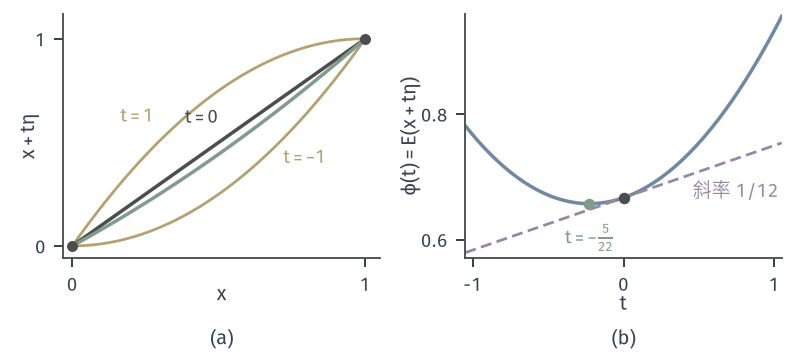

Recreate this plot in Python.
from pathlib import Path
import sys
HERE = Path(__file__).resolve().parent
sys.path.insert(0, str(HERE.parent/'func-common'))
from func_fig import *
# E(u)=int (u'^2+u^2)/2，u=x，eta=x(1-x)：phi(t)=2/3+t/12+11 t^2/60。
fig, axes = figure(width_mm=112, height_mm=50, ncols=2)
panel(fig, left=.08, wspace=.27, bottom=.27)
eta = X*(1-X)
ax = axes[0]
for t in (-1, 1):
    ax.plot(X, X+t*eta, color=YELLOW, lw=1.1)
ax.plot(X, X, color=STROKE, lw=1.4)
ax.plot(X, X-5/22*eta, color=GREEN, lw=1.4)
ax.plot([0, 1], [0, 1], 'o', ms=4.4, color=STROKE, mew=0, zorder=6)
ax.text(.28, .6, '$t=1$', color=YELLOW, fontsize=7.5, ha='right'); ax.text(.72, .4, '$t=-1$', color=YELLOW, fontsize=7.5); ax.text(.5, .59, '$t=0$', color=STROKE, fontsize=7.5, ha='right')
ax.set_xlim(-.03, 1.05); ax.set_ylim(-.06, 1.12); ax.set_xticks([0, 1]); ax.set_yticks([0, 1]); ax.set_xlabel('$x$', labelpad=-4); ax.set_ylabel(r'$x+t\eta$', labelpad=-2)
phi = lambda t: 2/3+t/12+11*t**2/60
t = np.linspace(-1.05, 1.05, 300)
ax = axes[1]
ax.plot(t, phi(t), color=BLUE, lw=1.4)
ax.plot(t, 2/3+t/12, color=PURPLE, lw=1.1, ls=(0, (4, 2)))
dot(ax, 0, 2/3, STROKE); dot(ax, -5/22, phi(-5/22), GREEN)
ax.text(1.03, .695, '斜率 1/12', color=PURPLE, fontsize=7.5, ha='right', va='top')
ax.text(-5/22, .625, r'$t=-\frac{5}{22}$', color=GREEN, fontsize=7.5, ha='center', va='top')
ax.set_xlim(-1.05, 1.05); ax.set_ylim(.57, .96); ax.set_xticks([-1, 0, 1]); ax.set_yticks([.6, .8]); ax.set_yticklabels(['0.6', '0.8']); ax.set_xlabel('$t$', labelpad=0); ax.set_ylabel(r'$\phi(t)=E(x+t\eta)$', labelpad=0)
tags(fig, axes)
Xm = (X[1:]+X[:-1])/2; d = X[1]-X[0]
num = [float(d*np.sum(.5*(1+t_*(1-2*Xm))**2+.5*(Xm+t_*Xm*(1-Xm))**2)) for t_ in (0, 1)]
save(fig, HERE, 'figure', {'phi': '2/3+t/12+11t^2/60', 'check_quad_at_0_1': num, 'exact_0_1': [2/3, phi(1)]})
